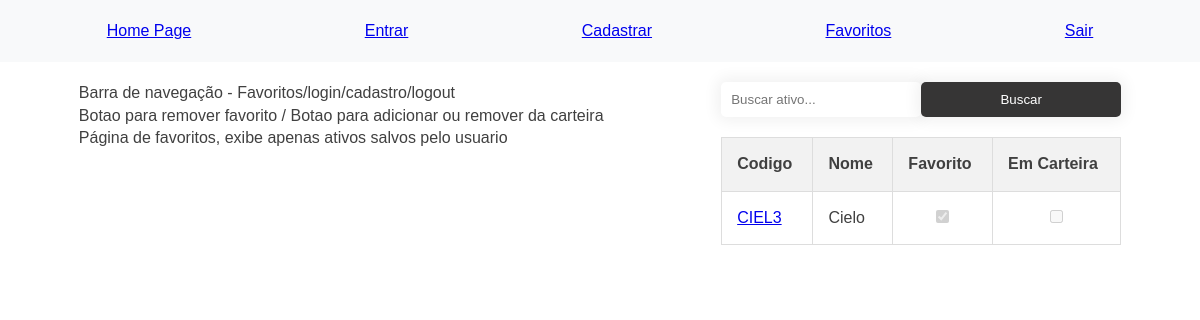
The page /favoritos/ (signed in) on the database as committed earlier.
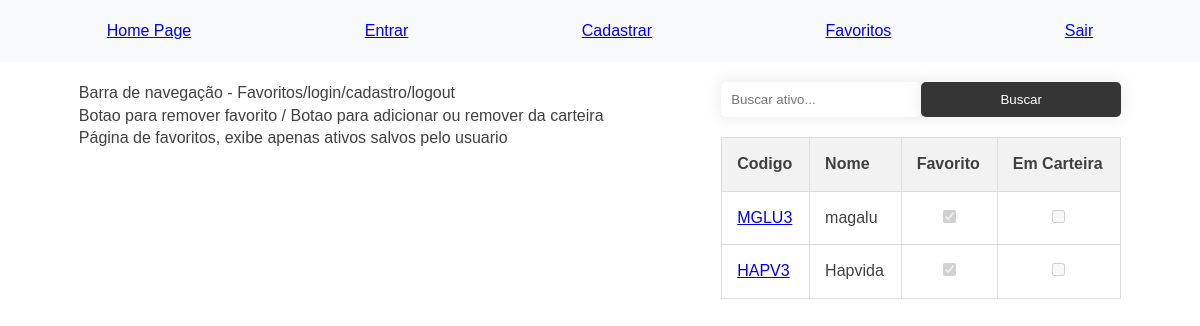
The same page on the database as committed later.
### ativos_user/models.py (models this page shows, shortened)
class AtivosUser(models.Model):
    user_id = models.ForeignKey(User, on_delete=models.CASCADE)
    id_ativo_list = models.IntegerField()
    cod_ativo = models.CharField(max_length=5, )
    nome_empresa = models.CharField(max_length=100)
    favorito = models.BooleanField()
    em_carteira = models.BooleanField()
    variacao_percent = models.FloatField()

### ativos_user/views.py (the view)
# urls.py: path('', favoritos, name='favoritos'),
def favoritos(request):
  user_id = request.user.id # ID do usuario logado
  if not user_id:
    return HttpResponse("Voce precisa esta logado")
  busca = request.GET.get('cod-ativo')
  if busca:
    ativos = AtivosUser.objects.filter(cod_ativo__icontains = busca).filter(user_id = user_id)
  else:
    ativos = AtivosUser.objects.all().filter(user_id = user_id)
  return render(request, 'favoritos.html', {'ativos':ativos})

### ativos_user/templates/favoritos.html (shortened to what this page needs)
{% extends 'base.html' %}
{% load static %}
{% block body %}
<body>
  <main>
    <section>
      <p>
        Barra de navegação - Favoritos/login/cadastro/logout
      </p>
      <Botao>Botao para remover favorito / Botao para adicionar ou remover da carteira</p>
        <p>
          Página de favoritos, exibe apenas ativos salvos pelo usuario
        </p>
    </section>
    <section>
      <aside>
        <form class="buscar" method="get" action="">
          <input type="text" name="cod-ativo" placeholder="Buscar ativo...">
          <input type="submit" value="Buscar">
        </form>
      </aside>
      <table>
        <thead>
          <tr>
            <th>Codigo</th>
            <th>Nome</th>
            <th>Favorito</th>
            <th>Em Carteira</th>
          </tr>
        </thead>
        <tbody>
          {% for ativo in ativos %}
          <tr>
            <td>
              <a href="{% url 'detalhes_ativos' ativo.id_ativo_list %}">
                {{ ativo.cod_ativo }}</a>
            </td>
            <td>{{ ativo.nome_empresa }}</td>
            <td style="text-align: center;">
              <input type="checkbox" name="suaEscolha" value="" {% if ativo.favorito %} checked {% endif %} disabled>
          </td>
          <td style="text-align: center;">
              <input type="checkbox" name="suaEscolha" value="" {% if ativo.em_carteira %} checked {% endif %} disabled>
          </td>
          </tr>
          {% endfor %}
        </tbody>
      </table>
    </section>
  </main>
</body>
{% endblock %}

Rows that differ between the two databases and show on the page:
removed AtivosUser: cod_ativo "CIEL3", nome_empresa "Cielo", favorito "☑"
added AtivosUser: cod_ativo "MGLU3", nome_empresa "magalu", favorito "☑"
added AtivosUser: cod_ativo "HAPV3", nome_empresa "Hapvida", favorito "☑"
